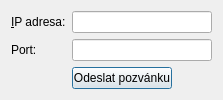
<?xml version="1.0" encoding="UTF-8"?>
<ui version="4.0">
 <class>connectDialog</class>
 <widget class="QDialog" name="connectDialog">
  <property name="windowModality">
   <enum>Qt::ApplicationModal</enum>
  </property>
  <property name="geometry">
   <rect>
    <x>0</x>
    <y>0</y>
    <width>223</width>
    <height>100</height>
   </rect>
  </property>
  <property name="windowTitle">
   <string>Připojit k serveru</string>
  </property>
  <layout class="QVBoxLayout" name="verticalLayout">
   <item>
    <layout class="QFormLayout" name="formLayout">
     <property name="fieldGrowthPolicy">
      <enum>QFormLayout::AllNonFixedFieldsGrow</enum>
     </property>
     <item row="0" column="0">
      <widget class="QLabel" name="adressLabel">
       <property name="text">
        <string>&amp;IP adresa:</string>
       </property>
       <property name="buddy">
        <cstring>LineEdit_Addr</cstring>
       </property>
      </widget>
     </item>
     <item row="0" column="1">
      <widget class="QLineEdit" name="LineEdit_Addr"/>
     </item>
     <item row="1" column="0">
      <widget class="QLabel" name="portLabel">
       <property name="text">
        <string>Port:</string>
       </property>
       <property name="buddy">
        <cstring>LineEdit_Port</cstring>
       </property>
      </widget>
     </item>
     <item row="1" column="1">
      <widget class="QLineEdit" name="LineEdit_Port"/>
     </item>
     <item row="2" column="1">
      <widget class="QPushButton" name="button_Send">
       <property name="enabled">
        <bool>true</bool>
       </property>
       <property name="maximumSize">
        <size>
         <width>100</width>
         <height>30</height>
        </size>
       </property>
       <property name="layoutDirection">
        <enum>Qt::LeftToRight</enum>
       </property>
       <property name="text">
        <string>Odeslat pozvánku</string>
       </property>
       <property name="autoExclusive">
        <bool>false</bool>
       </property>
       <property name="autoDefault">
        <bool>false</bool>
       </property>
       <property name="default">
        <bool>true</bool>
       </property>
      </widget>
     </item>
    </layout>
   </item>
  </layout>
 </widget>
 <resources/>
 <connections>
  <connection>
   <sender>button_Send</sender>
   <signal>clicked()</signal>
   <receiver>connectDialog</receiver>
   <slot>accept()</slot>
   <hints>
    <hint type="sourcelabel">
     <x>110</x>
     <y>96</y>
    </hint>
    <hint type="destinationlabel">
     <x>111</x>
     <y>56</y>
    </hint>
   </hints>
  </connection>
 </connections>
</ui>
